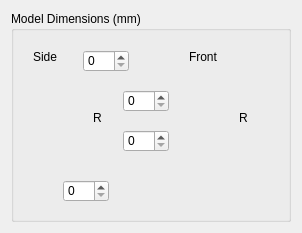
         <widget class="QWidget" name="tab_5">
          <attribute name="title">
           <string>Clip</string>
          </attribute>
          <layout class="QVBoxLayout" name="verticalLayout_13">
           <item>
            <widget class="QGroupBox" name="groupBox_8">
             <property name="title">
              <string>Model Dimensions (mm)</string>
             </property>
             <layout class="QHBoxLayout" name="horizontalLayout_16">
              <item>
               <widget class="QWidget" name="widget_4" native="true">
                <property name="sizePolicy">
                 <sizepolicy hsizetype="Preferred" vsizetype="Preferred">
                  <horstretch>0</horstretch>
                  <verstretch>0</verstretch>
                 </sizepolicy>
                </property>
                <property name="minimumSize">
                 <size>
                  <width>150</width>
                  <height>170</height>
                 </size>
                </property>
                <widget class="QLabel" name="label_44">
                 <property name="geometry">
                  <rect>
                   <x>30</x>
                   <y>30</y>
                   <width>71</width>
                   <height>111</height>
                  </rect>
                 </property>
                 <property name="text">
                  <string/>
                 </property>
                 <property name="pixmap">
                  <pixmap>:/resources/clip_side.png</pixmap>
                 </property>
                </widget>
                <widget class="QSpinBox" name="clip_theight_spin">
                 <property name="geometry">
                  <rect>
                   <x>100</x>
                   <y>50</y>
                   <width>46</width>
                   <height>22</height>
                  </rect>
                 </property>
                 <property name="maximum">
                  <number>999</number>
                 </property>
                </widget>
                <widget class="QSpinBox" name="clip_tlength_spin">
                 <property name="geometry">
                  <rect>
                   <x>60</x>
                   <y>10</y>
                   <width>46</width>
                   <height>22</height>
                  </rect>
                 </property>
                 <property name="maximum">
                  <number>999</number>
                 </property>
                </widget>
                <widget class="QSpinBox" name="clip_bheight_spin">
                 <property name="geometry">
                  <rect>
                   <x>100</x>
                   <y>90</y>
                   <width>46</width>
                   <height>22</height>
                  </rect>
                 </property>
                 <property name="maximum">
                  <number>999</number>
                 </property>
                </widget>
                <widget class="QLabel" name="label_50">
                 <property name="geometry">
                  <rect>
                   <x>10</x>
                   <y>10</y>
                   <width>46</width>
                   <height>13</height>
                  </rect>
                 </property>
                 <property name="text">
                  <string>Side</string>
                 </property>
                </widget>
                <widget class="QSpinBox" name="clip_blength_spin">
                 <property name="geometry">
                  <rect>
                   <x>40</x>
                   <y>140</y>
                   <width>46</width>
                   <height>22</height>
                  </rect>
                 </property>
                 <property name="maximum">
                  <number>999</number>
                 </property>
                </widget>
                <widget class="QLabel" name="label_52">
                 <property name="geometry">
                  <rect>
                   <x>70</x>
                   <y>70</y>
                   <width>16</width>
                   <height>16</height>
                  </rect>
                 </property>
                 <property name="text">
                  <string>R</string>
                 </property>
                </widget>
               </widget>
              </item>
              <item>
               <widget class="QWidget" name="widget_3" native="true">
                <property name="sizePolicy">
                 <sizepolicy hsizetype="Preferred" vsizetype="Preferred">
                  <horstretch>0</horstretch>
                  <verstretch>0</verstretch>
                 </sizepolicy>
                </property>
                <property name="minimumSize">
                 <size>
                  <width>100</width>
                  <height>140</height>
                 </size>
                </property>
                <widget class="QLabel" name="label_51">
                 <property name="geometry">
                  <rect>
                   <x>10</x>
                   <y>10</y>
                   <width>46</width>
                   <height>13</height>
                  </rect>
                 </property>
                 <property name="text">
                  <string>Front</string>
                 </property>
                </widget>
                <widget class="QLabel" name="label_45">
                 <property name="geometry">
                  <rect>
                   <x>40</x>
                   <y>30</y>
                   <width>21</width>
                   <height>111</height>
                  </rect>
                 </property>
                 <property name="text">
                  <string/>
                 </property>
                 <property name="pixmap">
                  <pixmap>:/resources/clip_front.png</pixmap>
                 </property>
                </widget>
                <widget class="QLabel" name="label_53">
                 <property name="geometry">
                  <rect>
                   <x>60</x>
                   <y>70</y>
                   <width>16</width>
                   <height>16</height>
                  </rect>
                 </property>
                 <property name="text">
                  <string>R</string>
                 </property>
                </widget>
               </widget>
              </item>
             </layout>
            </widget>
           </item>
          </layout>
         </widget>
